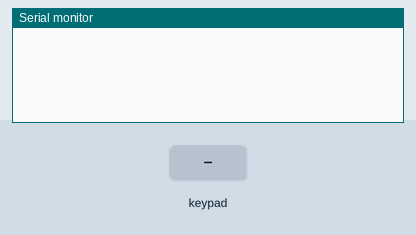
The sketch below on a simulated Arduino Uno, built with avr-gcc and run on an emulated ATmega328P. On the bench: the last lines printed to the serial monitor. The test bench sets the inputs (shaded band).

Above: at 1.2 s.
1.3 s: key '1' pressed
At 1.7 s:
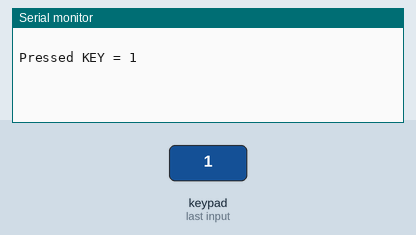
2.8 s: keypad keys 2 3 4 5 # pressed 0.4 s apart
At 5.3 s:
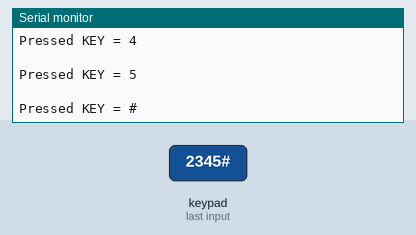
6.3 s: key 'A' pressed
At 7.0 s:
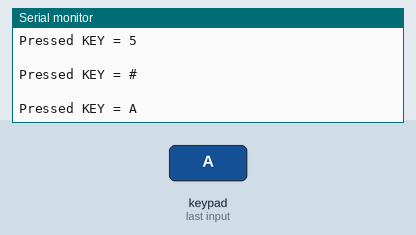
7.8 s: keypad keys 2 3 4 5 * pressed 0.4 s apart
At 10.2 s:
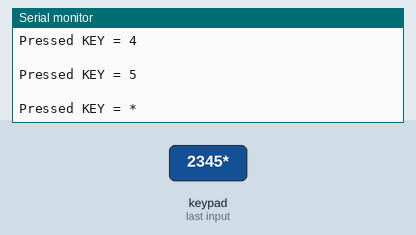
11.3 s: key 'B' pressed
At 11.9 s:
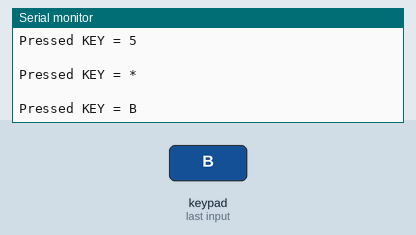
12.8 s: keypad keys 2 3 4 5 D pressed 0.4 s apart
At 15.5 s:
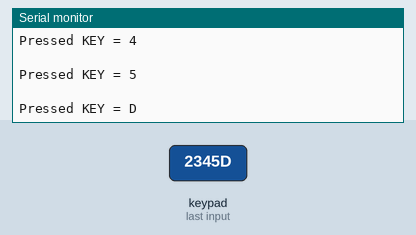
Timing chart, 0 to 17.0 s (numbered marks = the images above; inputs shaded):
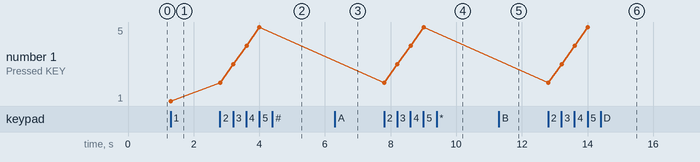

The sketch:

4_4_keypad_module_code.ino
```cpp
// C++ code
// Written By: M.Arslan Ahmad
#include <Keypad.h>
const byte ROWS = 4; // No.of rows on keypad
const byte COLS = 4; // No.of columns on keypad
//the layout of the keypad
char keys[ROWS][COLS] = {
  {'1' , '2' , '3' , 'A'},
  {'4' , '5' , '6' , 'B'},
  {'7' , '8' , '9' , 'C'},
  {'*' , '0' , '#' , 'D'}
};
byte rowpins[ROWS] = {2 , 3 , 4 , 5}; //connect to the row pinouts of the keypad
byte colpins[COLS] = {6 , 7 , 8 , 9}; //connect to the column pinouts of the keypad

Keypad keypad = Keypad(makeKeymap(keys) , rowpins , colpins , ROWS , COLS);
void setup()
{
  Serial.begin(9600);
}
void loop()
{
  char key = keypad.getKey(); // getting the pressed key
  if (key)
  {
    Serial.println(" ");
    Serial.print("Pressed KEY = ");
    Serial.println(key);
  }
}

  
```

Measured:
- after the input at 1.3 s, the serial monitor: prints a new line at once (image 1)
- after the input at 2.8 s, the serial monitor: prints a new line at once (image 2)
- after the input at 6.3 s, the serial monitor: prints a new line at once (image 3)
- after the input at 7.8 s, the serial monitor: prints a new line at once (image 4)
- after the input at 11.3 s, the serial monitor: prints a new line at once (image 5)
- after the input at 12.8 s, the serial monitor: prints a new line at once (image 6)
- plotted number 1: 1 → 5 after the input at 2.8 s
